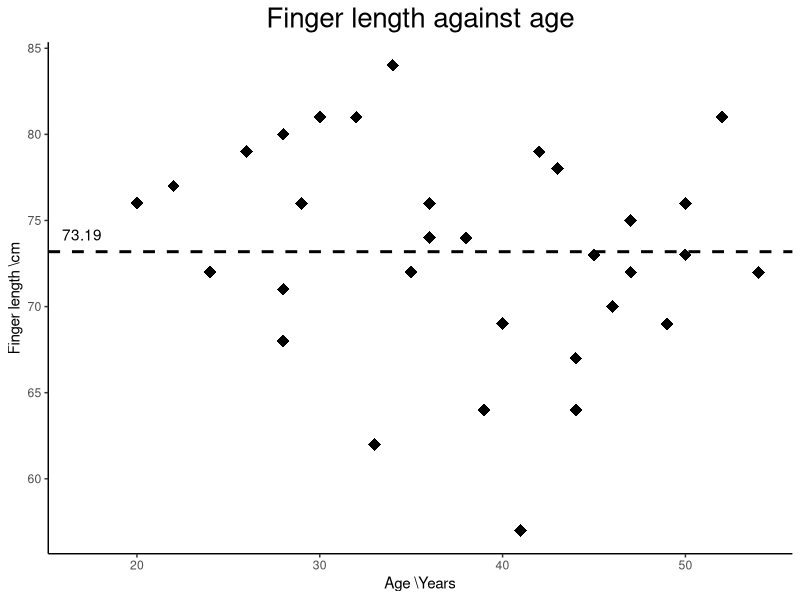
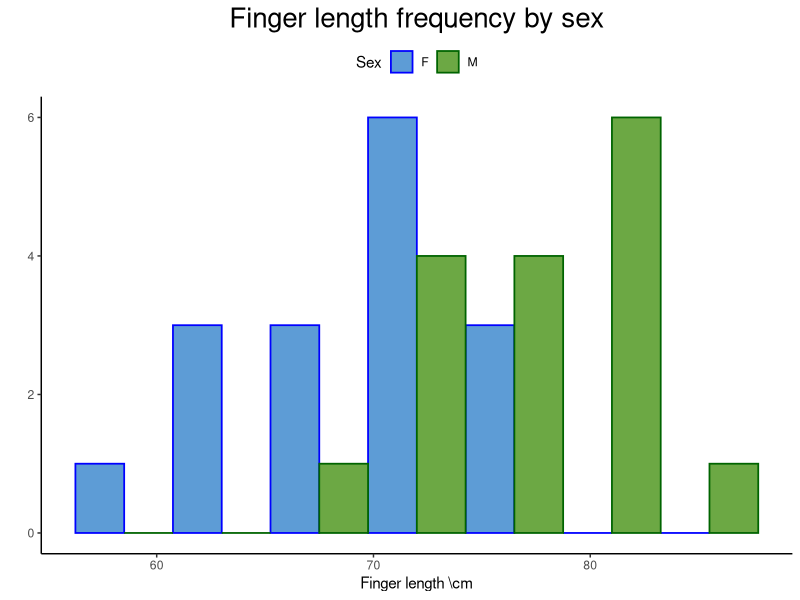
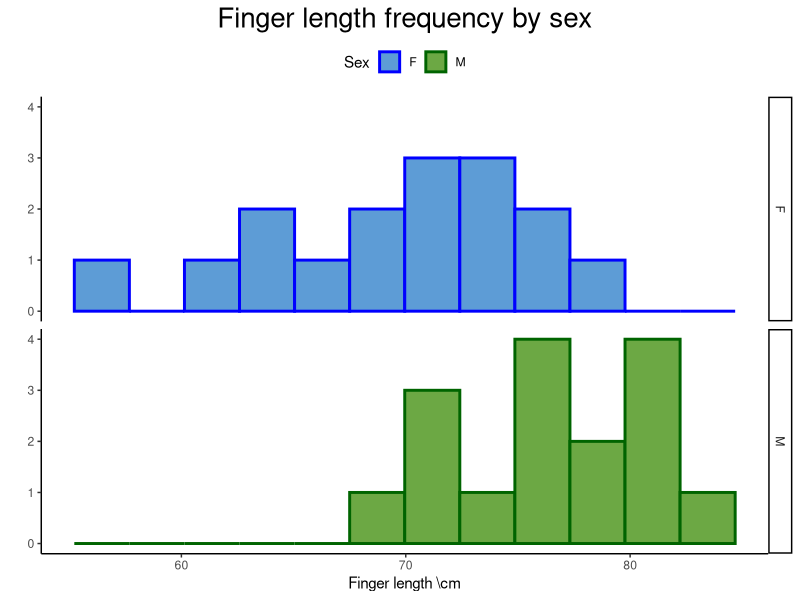
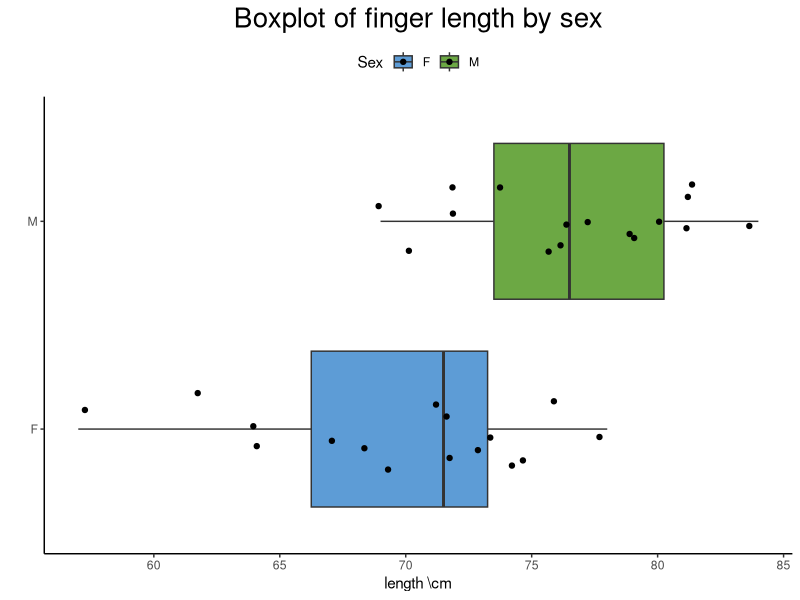

Generate these figures, in order, with R:
## ---- chunk 1
library(RColorBrewer)
library(ggplot2)
library(dplyr)
library(readr)
library(knitr)
library(kableExtra)

df <- read_csv("ringData.csv")

smry<-
  df %>%
  group_by(Sex) %>%
  summarise(obs=n(), mean_length = round(mean(Length),2), s.dev=round(sd(Length),2), var=round(var(Length),2))

correlation <- cor(df$Age,df$Length)

num_men<-df %>% filter(Sex=="M")  %>% summarise(n())
num_women<-df %>% filter(Sex=="F")  %>% summarise(n())

colors<-c("#5d9cd6","#6ca844")

bp<-ggplot(data=df, aes(x=Sex, y=Length, fill=Sex))

scat<-ggplot(data=df,aes(y=Length, x=Age))  


## ---- chunk 2
scat+geom_point(size=4, shape=18) + theme_classic()+
  #stat_smooth(method = "lm", se=FALSE)+
  #facet_grid(Sex ~ .)
  #geom_smooth(method="lm", se=FALSE, color="black", linetype="dashed")+
  geom_hline(yintercept = mean(df$Length), linetype="dashed", size=1)+
  scale_color_manual(values=colors)+
  theme_classic()+
  theme(axis.title.y = element_text(),   legend.position = "top", plot.title=element_text(hjust=0.5, size=20))+
  labs(x="Age \\Years", y="Finger length \\cm", title = "Finger length against age")+
  annotate(geom = "text", x = 17, y =  mean(df$Length)+1, label = round(mean(df$Length),2))
## ---- chunk 3
kable(smry) %>%
 kable_styling(position = "center")

## ---- chunk 4

#Interleaved hist

hist<-ggplot(data=df,aes(x=Length, fill=Sex, color=Sex))

hist + geom_histogram(bins =7, position="dodge", size = 0.6)+
  labs(x="Finger length \\cm", y="", title = "Finger length frequency by sex")+
  scale_fill_manual(values=colors)+
  scale_color_manual(values=c("blue", "dark green"))+
  theme_classic()+
  theme(legend.position = "top", plot.title=element_text(hjust=0.5, size=20))

bp<-ggplot(data=df,aes(x=Sex,y=Length, fill=Sex))  

## ---- chunk 5
##hist with facets#
hist + geom_histogram(bins =12, size = 1)+
  labs(x="Finger length \\cm", y="", title = "Finger length frequency by sex")+
  scale_fill_manual(values=colors)+
  scale_color_manual(values=c("blue", "dark green"))+
  theme_classic()+
  theme(legend.position = "top", plot.title=element_text(hjust=0.5, size=20))+
  facet_grid(Sex ~.)
## ---- chunk 6
bp+geom_boxplot()+
  geom_jitter(width=0.2)+
  scale_fill_manual(values=colors)+
  theme_classic()+
  theme(legend.position = "top", plot.title=element_text(hjust=0.5, size=20))+
  coord_flip()+
  labs(y="length \\cm", x=" ", title="Boxplot of finger length by sex")
## ---- chunk 7
t.test(Length~Sex, data = df, var.equal=TRUE, mu=0)
